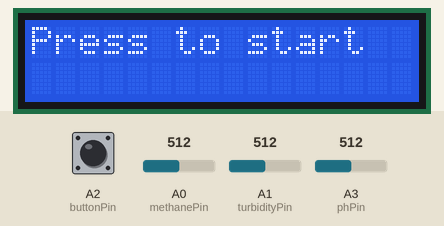
This sketch was run on a simulated Arduino Uno, built with avr-gcc and run on an emulated ATmega328P. Shown: 16×2 character LCD. The inputs (shaded band) are chosen by the test bench; at power-on: A2 (buttonPin) HIGH, A0 (methanePin) = 512, A1 (turbidityPin) = 512, A3 (phPin) = 512.

Above: at 1.2 s.
1.3 s: A2 (buttonPin) pulled LOW for 0.15 s
At 2.5 s:
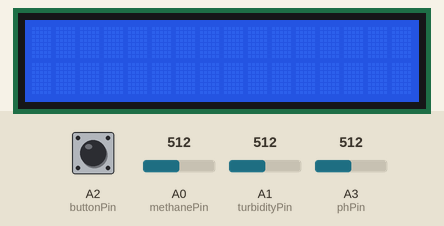
2.9 s: A2 (buttonPin) pulled LOW for 1 s
At 4.8 s:
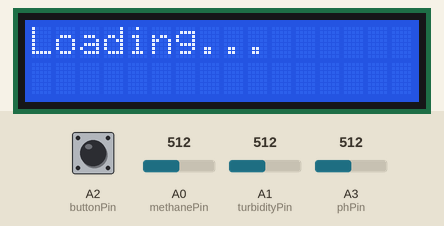
6.9 s: A2 (buttonPin) pulled LOW for 3.2 s
At 7.9 s:
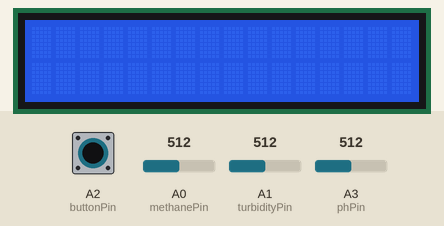
11.6 s: A2 (buttonPin) pulled LOW for 1 s
At 18.3 s:
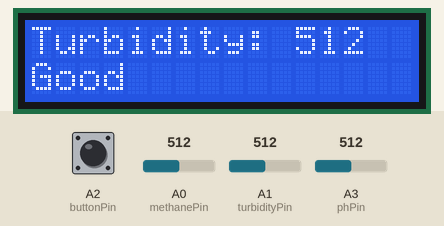
18.6 s: A2 (buttonPin) pulled LOW for 3.2 s
At 23.8 s:
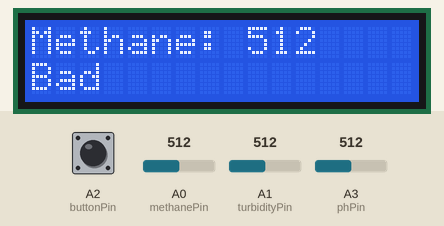
Timing chart, 0 to 25.0 s (numbered marks = the images above; inputs shaded):
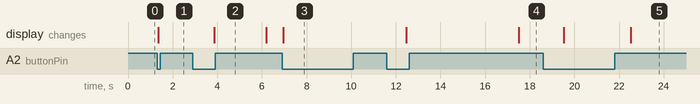

The sketch:

tharindu.ino
```cpp
#include <Wire.h>
#include <LiquidCrystal_I2C.h>
#include <OneWire.h>
#include <DallasTemperature.h>

unsigned long previousMillis = 0;
const long interval = 500;  // interval in milliseconds

float calibration_value = 21.34 - 0.7;
int phval = 0;
unsigned long int avgval;
int buffer_arr[10], temp;

float ph_act;

const int methanePin = A0;   // Analog pin connected to MQ-4 sensor
const int turbidityPin = A1; // Analog input pin for turbidity sensor
const int phPin = A3;        // Analog input pin for pH sensor
#define ONE_WIRE_BUS 3        // Data wire is connected to pin 3 on the Arduino

// Setup a oneWire instance to communicate with any OneWire devices
OneWire oneWire(ONE_WIRE_BUS);

// Pass our oneWire reference to Dallas Temperature sensor
DallasTemperature sensors(&oneWire);

LiquidCrystal_I2C lcd(0x27, 16, 2); // set the LCD address to 0x27 for a 16 chars and 2 line display

const int buttonPin = A2;
int buttonState = HIGH;
int lastButtonState = HIGH;
unsigned long lastDebounceTime = 0;
unsigned long debounceDelay = 50;

bool hasStarted = false;

// Function prototypes
void readAndDisplayPH();
void readAndDisplayTurbidity();
void readAndDisplayMethane();
void readAndDisplayTemperature();
void displayResult();
void handleButtonPress();

// Variables for sensor statuses
char phStatus[7];
char TurStatus[7];
char metStatus[7];

void setup() {
  Serial.begin(9600); // Initialize serial communication with the PC
  sensors.begin();    // Initialize the DS18B20 sensor
  pinMode(methanePin, INPUT); // Set methane sensor pin as an input
  pinMode(turbidityPin, INPUT); // Set turbidity sensor pin as an input
  pinMode(buttonPin, INPUT_PULLUP); // Set push button pin as an input with internal pull-up resistor
  lcd.init();         // initialize the lcd
  lcd.backlight();    // Turn on the LCD screen backlight

  lcd.setCursor(0, 0);
  lcd.print("Press to start");
}

void loop() {
  unsigned long currentMillis = millis();

  if (!hasStarted) {
    // Read the state of the button to start the process
    int reading = digitalRead(buttonPin);
    if (reading != lastButtonState) {
      lastDebounceTime = millis();
    }

    if ((millis() - lastDebounceTime) > debounceDelay) {
      if (reading != buttonState) {
        buttonState = reading;

        if (buttonState == LOW) {
          hasStarted = true;
          lcd.clear();
        }
      }
    }

    lastButtonState = reading;
  } else {
    if (currentMillis - previousMillis >= interval) {
      previousMillis = currentMillis;

      // Read the state of the button
      int reading = digitalRead(buttonPin);

      // Check for button press
      if (reading != lastButtonState) {
        lastDebounceTime = millis();
      }

      if ((millis() - lastDebounceTime) > debounceDelay) {
        if (reading != buttonState) {
          buttonState = reading;

          if (buttonState == LOW) {
            // Increment press count
            handleButtonPress();
          }
        }
      }

      lastButtonState = reading;
    }
  }
}

void handleButtonPress() {
  // Increment press count
  static int pressCount = 0;
  pressCount++;

  // Display different sensor values based on the press count
  switch (pressCount) {
    case 1:
      // Read and display pH sensor value
      readAndDisplayPH();
      break;
    case 2:
      // Display loading message and delay
      lcd.clear();
      lcd.setCursor(0, 0);
      lcd.print("Loading...");

      delay(2000); // Adjust this delay as needed for loading time

      // Read and display turbidity sensor value
      readAndDisplayTurbidity();
      break;
    case 3:
      // Read and display methane sensor value
      readAndDisplayMethane();
      break;
    case 4:
      // Display loading message and delay
      lcd.clear();
      lcd.setCursor(0, 0);
      lcd.print("Loading...");

      delay(2000); // Adjust this delay as needed for loading time

      // Read and display temperature sensor value
      readAndDisplayTemperature();
      break;
    case 5:
      // Display result message
      displayResult();
      break;
    case 6:
      // Reset press count for next cycle
      pressCount = 0;
      break;
    default:
      break;
  }
}

void readAndDisplayPH() {
  lcd.clear();
  lcd.setCursor(0, 0);
  lcd.print("Loading...");

  delay(2000); // Adjust this delay as needed for loading time

  for (int i = 0; i < 10; i++) {
    buffer_arr[i] = analogRead(phPin);
    delay(30);
  }

  for (int i = 0; i < 9; i++) {
    for (int j = i + 1; j < 10; j++) {
      if (buffer_arr[i] > buffer_arr[j]) {
        temp = buffer_arr[i];
        buffer_arr[i] = buffer_arr[j];
        buffer_arr[j] = temp;
      }
    }
  }

  avgval = 0;
  for (int i = 2; i < 8; i++)
    avgval += buffer_arr[i];

  float volt = (float)avgval * 5.0 / 1024 / 6;
  ph_act = -5.70 * volt + calibration_value;

  lcd.clear();
  lcd.setCursor(0, 0);
  lcd.print("pH: ");
  lcd.print(ph_act);

  // Check if pH is within the acceptable range
  if (ph_act >= 6.4 && ph_act <= 6.8) {
    lcd.setCursor(0, 1);
    lcd.print("Good");
    strcpy(phStatus, "Good");
  } else if(ph_act >= 6.2 && ph_act <= 6.4){
    lcd.setCursor(0, 1);
    lcd.print("Average");
    strcpy(phStatus, "Average");
  }else {
    lcd.setCursor(0, 1);
    lcd.print("Bad");
    strcpy(phStatus, "Bad");
  }
}

void readAndDisplayTurbidity() {
  int turbiditySum = 0;
  lcd.clear();
  lcd.setCursor(0, 0);
  lcd.print("Loading...");

  // Delay for loading time
  delay(2000); // Adjust this delay as needed for loading time

  // Read and sum up 10 turbidity values
  for (int i = 0; i < 10; i++) {
    int turbidityValue = analogRead(turbidityPin);
    turbiditySum += turbidityValue;
    delay(100); // Delay between readings, adjust as needed
  }

  // Calculate average turbidity value
  int avgTurbidity = turbiditySum / 10;

  lcd.clear();
  lcd.setCursor(0, 0);
  lcd.print("Turbidity: ");
  lcd.print(avgTurbidity);

  // Display turbidity status
  if (avgTurbidity <= 2000) {
    lcd.setCursor(0, 1);
    lcd.print("Good");
    strcpy(TurStatus, "Good");
  }else if(avgTurbidity <= 400){
    lcd.setCursor(0, 1);
    lcd.print("Average");
    strcpy(TurStatus, "Average");
  } else {
    lcd.setCursor(0, 1);
    lcd.print("Bad");
    strcpy(TurStatus, "Bad");
  }
}

void readAndDisplayMethane() {
  int methaneSum = 0;
  lcd.clear();
  lcd.setCursor(0, 0);
  lcd.print("Loading...");

  // Delay for loading time
  delay(2000); // Adjust this delay as needed for loading time

  // Read and sum up 10 methane values
  for (int i = 0; i < 10; i++) {
    int methaneValue = analogRead(methanePin);
    methaneSum += methaneValue;
    delay(100); // Delay between readings, adjust as needed
  }

  // Calculate average methane value
  int avgMethane = methaneSum / 10;

  lcd.clear();
  lcd.setCursor(0, 0);
  lcd.print("Methane: ");
  lcd.print(avgMethane);

  // Display methane status
  if (avgMethane <= 200) {
    lcd.setCursor(0, 1);
    lcd.print("Good");
    strcpy(metStatus, "Good");
  } else {
    lcd.setCursor(0, 1);
    lcd.print("Bad");
    strcpy(metStatus, "Bad");
  }
}

void readAndDisplayTemperature() {
  int temperatureSum = 0;
  lcd.clear();
  lcd.setCursor(0, 0);
  lcd.print("Loading...");

  // Delay for loading time
  delay(2000); // Adjust this delay as needed for loading time

  // Read and sum up 10 temperature values
  for (int i = 0; i < 10; i++) {
    sensors.requestTemperatures();
    float temperatureC = sensors.getTempCByIndex(0);
    temperatureSum += temperatureC;
    delay(100); // Delay between readings, adjust as needed
  }

  // Calculate average temperature value
  float avgTemperature = temperatureSum / 10;

  lcd.clear();
  lcd.setCursor(0, 0);
  lcd.print("Temperature: ");
  lcd.print(avgTemperature);
  lcd.print(" C");

  // Display temperature status
  // Add your conditions for temperature status here
}

void displayResult() {
  char milkStatus[7];

  if(strcmp(phStatus, "Good") == 0 && strcmp(TurStatus, "Good") == 0 && strcmp(metStatus, "Good") == 0){
    strcpy(milkStatus, "Good");
  }else if((strcmp(phStatus, "Average") == 0 || strcmp(phStatus, "Good") == 0) && (strcmp(TurStatus, "Average") == 0 || strcmp(TurStatus, "Good") == 0) && (strcmp(metStatus, "Average") == 0 || strcmp(metStatus, "Good") == 0)){
    strcpy(milkStatus, "Average");
  }else{
    strcpy(milkStatus, "Bad");
  }
  lcd.clear();
  lcd.setCursor(0, 0);
  lcd.print("Result: ");
  lcd.print(milkStatus);
}
```

Measured:
- after the input at 1.3 s, the display: changes after 0.05 s (image 1)
- after the input at 2.9 s, the display: changes after 0.97 s (image 2)
- after the input at 6.9 s, the display: changes after 0.05 s (image 3)
- after the input at 11.6 s, the display: first changes after 0.87 s (image 4 shows a later state)
- after the input at 18.6 s, the display: first changes after 0.91 s (image 5 shows a later state)
